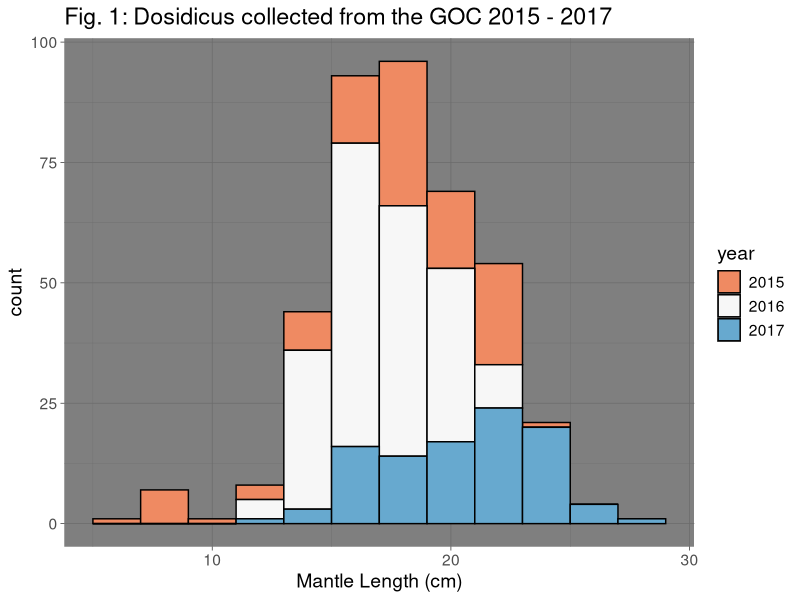
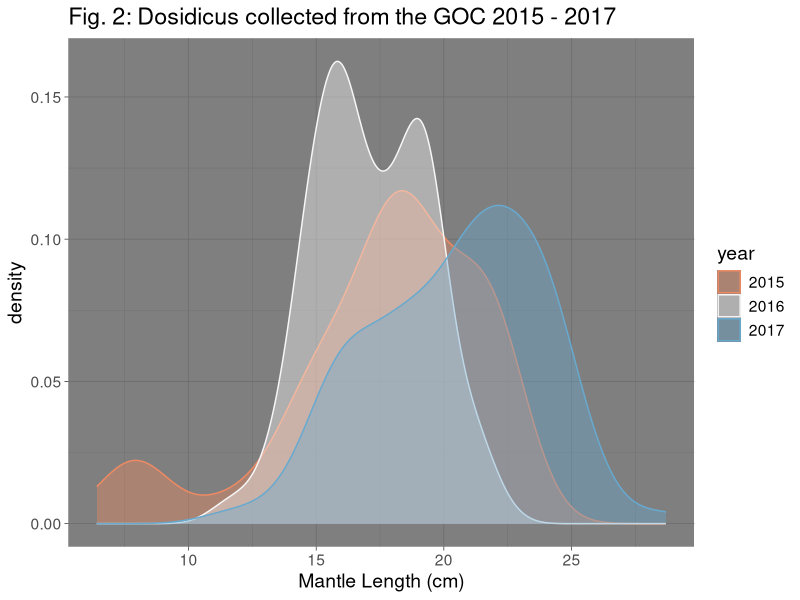
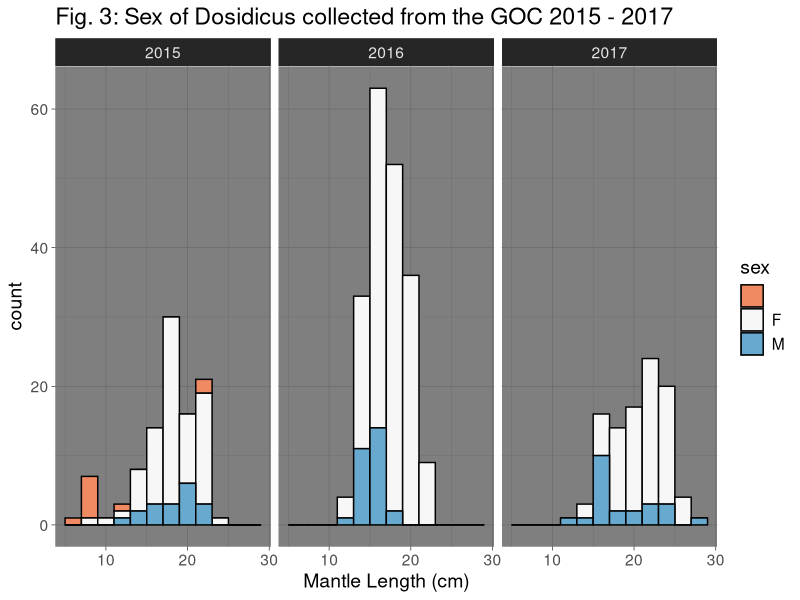
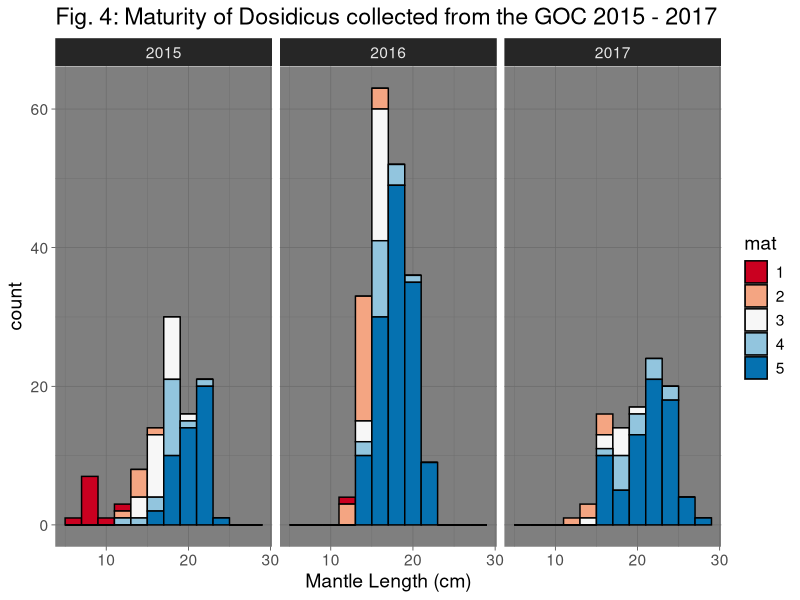
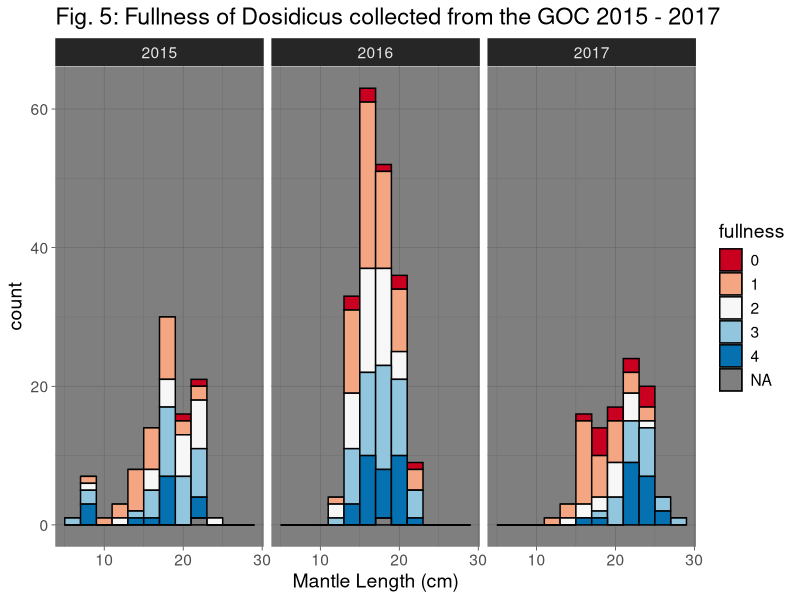
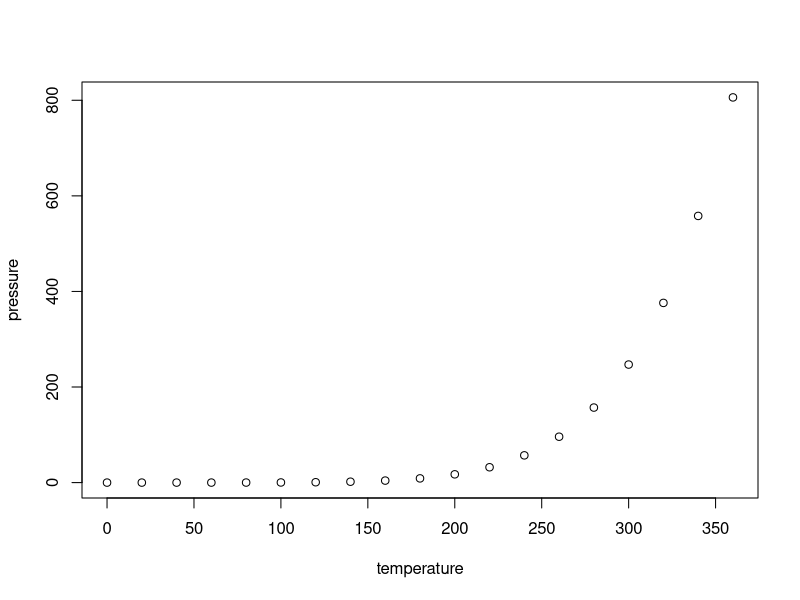

Write the R code that produced these figures, in order.
## ---- chunk 1
knitr::opts_chunk$set(echo = TRUE)
## ---- chunk 2
library(tidyr)
library(ggplot2)

# read data
specimen <- read.csv("Dosidcus_specimens_2015-2017.csv")


specimen$year <- as.factor(specimen$year)
specimen$mat <- as.factor(specimen$mat)
specimen$fullness <- as.factor(specimen$fullness)

histo1 <- ggplot(specimen, aes(x = ml, fill = year))+geom_histogram(colour = "black", binwidth = 2)
histo1 <- histo1 + xlab("Mantle Length (cm)")+ scale_fill_brewer(palette = "RdBu")+ggtitle("Fig. 1: Dosidicus collected from the GOC 2015 - 2017")+theme_dark()+theme(text = element_text(size=14))
histo1

histo1 <- ggplot(specimen, aes(x = ml, fill = year, color = year))+geom_density(binwidth = 1, alpha = 0.4)
histo1 <- histo1 + xlab("Mantle Length (cm)")+ scale_fill_brewer(palette = "RdBu")+ scale_color_brewer(palette = "RdBu")+ggtitle("Fig. 2: Dosidicus collected from the GOC 2015 - 2017")+theme_dark()+theme(text = element_text(size=14))
histo1

histo1 <- ggplot(specimen, aes(x = ml, fill = sex))+geom_histogram(colour = "black", binwidth = 2)+facet_wrap(~year)
histo1 <- histo1 + xlab("Mantle Length (cm)")+ scale_fill_brewer(palette = "RdBu")+ggtitle("Fig. 3: Sex of Dosidicus collected from the GOC 2015 - 2017")+theme_dark()+theme(text = element_text(size=14))
histo1

histo1 <- ggplot(specimen, aes(x = ml, fill = mat))+geom_histogram(colour = "black", binwidth = 2)+facet_wrap(~year)
histo1 <- histo1 + xlab("Mantle Length (cm)")+ scale_fill_brewer(palette = "RdBu")+ggtitle("Fig. 4: Maturity of Dosidicus collected from the GOC 2015 - 2017")+theme_dark()+theme(text = element_text(size=14))
histo1

histo1 <- ggplot(specimen, aes(x = ml, fill = fullness))+geom_histogram(colour = "black", binwidth = 2)+facet_wrap(~year)
histo1 <- histo1 + xlab("Mantle Length (cm)")+ scale_fill_brewer(palette = "RdBu")+ggtitle("Fig. 5: Fullness of Dosidicus collected from the GOC 2015 - 2017")+theme_dark()+theme(text = element_text(size=14))
histo1


## ---- chunk 3
plot(pressure)
